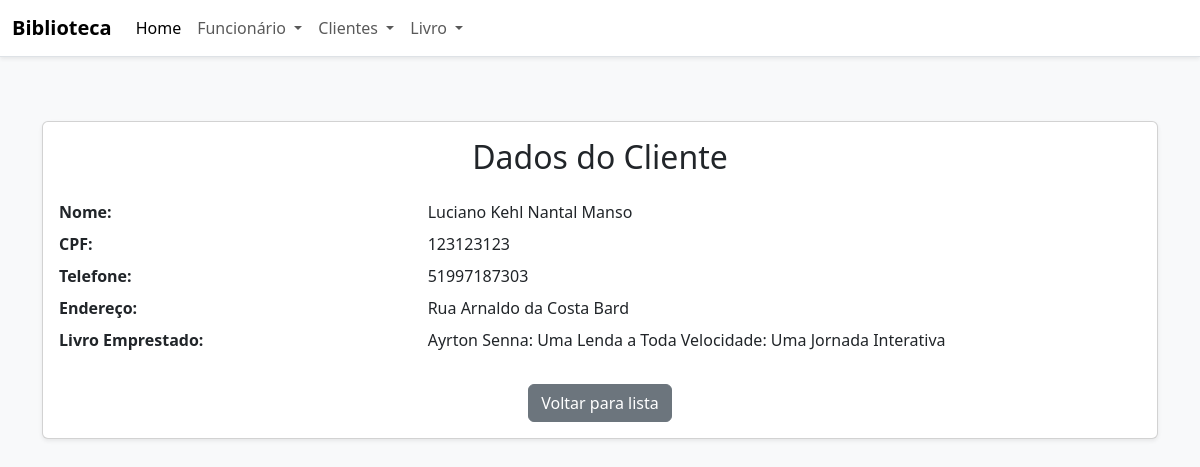
Page /clientes/visualizar/2/ on the committed database.
### academico/models.py (models this page shows, shortened)
class Cliente(models.Model):
    nome = models.CharField(max_length=100)
    cpf = models.CharField(max_length=14, unique=True)
    telefone = models.CharField(max_length=15)
    endereco = models.CharField(max_length=200)
    livro = models.ForeignKey(
        Livro, on_delete=models.RESTRICT, related_name="clientes")
    ativo = models.BooleanField(default=True)
    bloqueado = models.BooleanField(default=False)

class Livro(models.Model):
    titulo = models.CharField(max_length=200)
    autor = models.CharField(max_length=150)
    editora = models.CharField(max_length=100)
    ano_publicacao = models.PositiveIntegerField()
    isbn = models.CharField(max_length=20, unique=True)
    genero = models.CharField(max_length=20, choices=GENERO_CHOICES)
    quantidade_disponivel = models.PositiveIntegerField(default=1)
    foto = StdImageField(
        upload_to='fotos/alunos',
        variations={'thumb': (150, 150), 'medium': (300, 300)},
        blank=True,
        null=True
    )

### academico/views.py (the view)
# urls.py: path('clientes/visualizar/<int:id>/', views.visualizar_cliente, name='visualizar_cliente'),
def visualizar_cliente(request, id):
    cliente = get_object_or_404(Cliente, id=id)
    return render(request, 'academico/visualizar_cliente.html', {
        'cliente': cliente
    })

### academico/templates/academico/visualizar_cliente.html
{% extends 'academico/base.html' %}
{% block content %}
<div class="container py-5">
    <div class="card shadow-sm">
        <div class="card-body">
            <h2 class="card-title mb-4 text-center">Dados do Cliente</h2>
            <dl class="row">
                <dt class="col-sm-4">Nome:</dt>
                <dd class="col-sm-8">{{ cliente.nome }}</dd>
                <dt class="col-sm-4">CPF:</dt>
                <dd class="col-sm-8">{{ cliente.cpf }}</dd>
                <dt class="col-sm-4">Telefone:</dt>
                <dd class="col-sm-8">{{ cliente.telefone }}</dd>
                <dt class="col-sm-4">Endereço:</dt>
                <dd class="col-sm-8">{{ cliente.endereco }}</dd>
                <dt class="col-sm-4">Livro Emprestado:</dt>
                <dd class="col-sm-8">{{ cliente.livro.titulo }}</dd>
            </dl>
            <div class="text-center mt-4">
                <a href="{% url 'clientes' %}" class="btn btn-secondary">Voltar para lista</a>
            </div>
        </div>
    </div>
</div>
{% endblock %}

### rows in the picture
Cliente: nome "Luciano Kehl Nantal Manso", cpf "123123123", telefone "51997187303", endereco "Rua Arnaldo da Costa Bard", livro.titulo "Ayrton Senna: Uma Lenda a Toda Velocidade: Uma Jornada Interativa"
